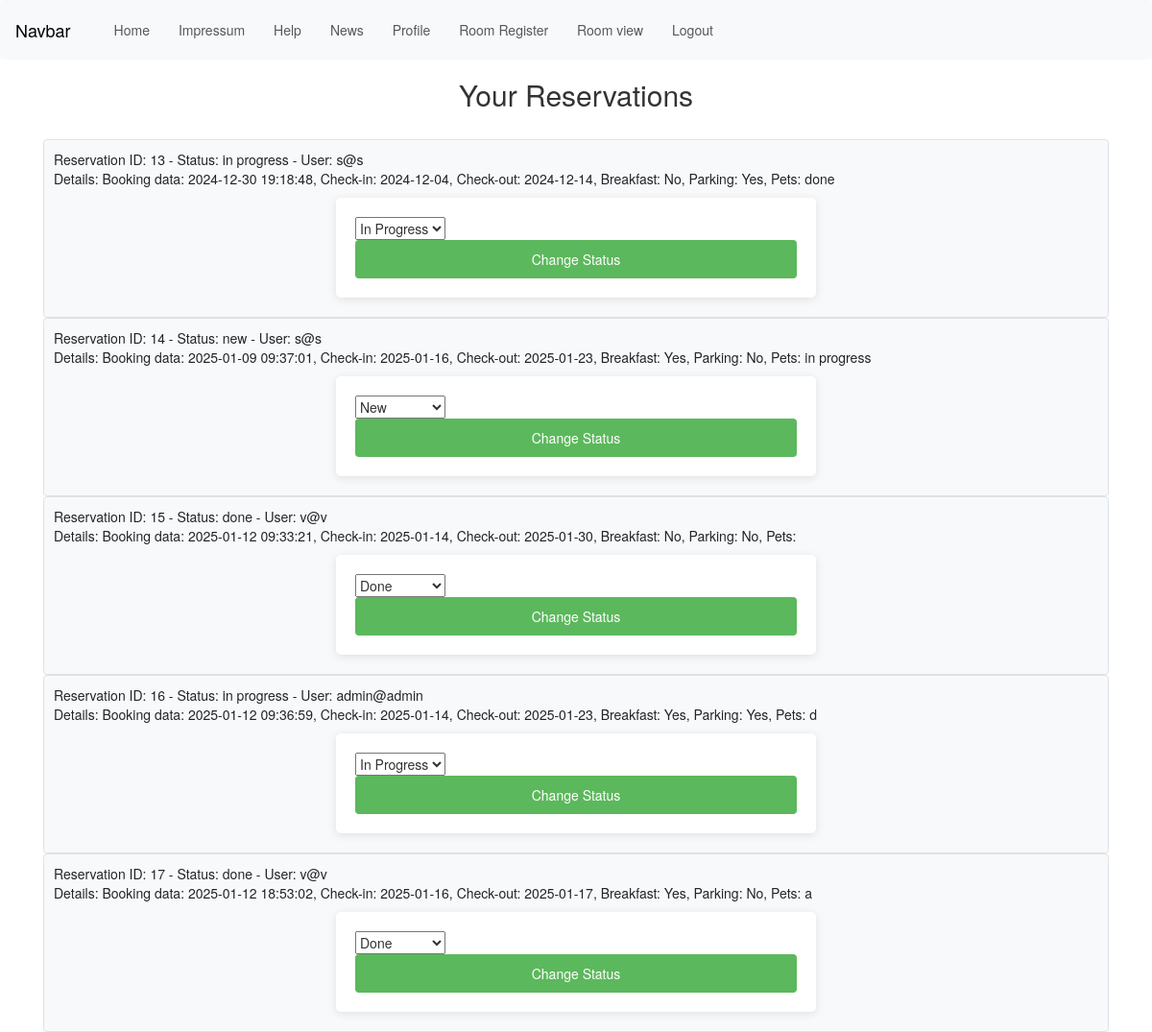
The app's page /inc/view_room.php (signed in), older data.
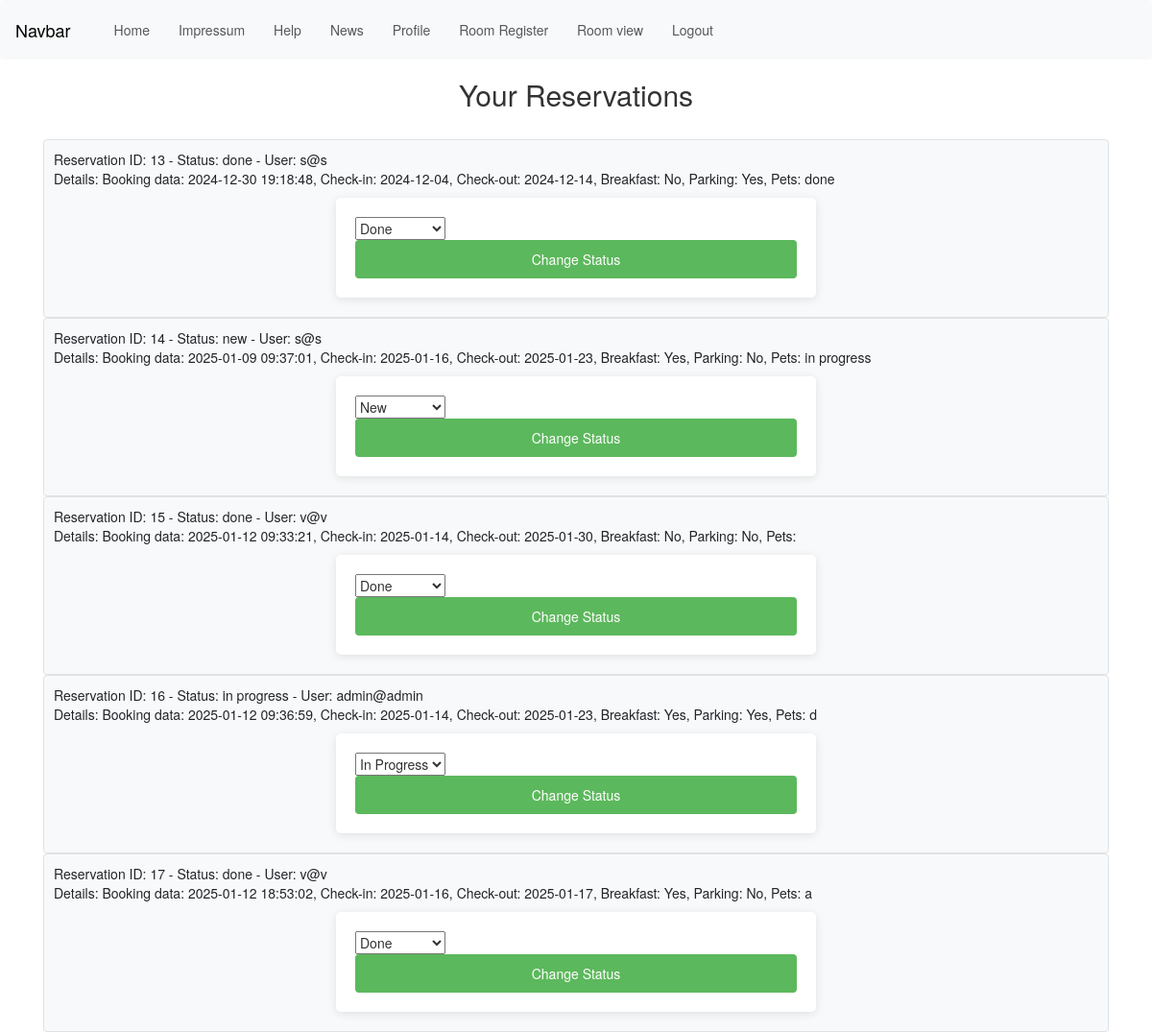
The same page, newer data.
### tables this page shows
CREATE TABLE `rooms` (
  `checkin` date NOT NULL,
  `checkout` date NOT NULL,
  `breakfast` varchar(10) NOT NULL,
  `parking` varchar(10) NOT NULL,
  `pets` varchar(100) NOT NULL,
  `id` int NOT NULL,
  `status` varchar(100) NOT NULL,
  `date` datetime NOT NULL,
  `email` varchar(30) NOT NULL
);

### inc/view_room.php (the view, shortened to what this page needs)
<head>
    <?php include 'head.php'; ?>
    <link rel="stylesheet" href="../res/css/style.css">
</head>
<body>
    <?php
    $tableName = 'rooms';
    include 'navigation.php';
    include 'db.php';
    echo "<h2 style='text-align: center;'>Your Reservations</h2>";
    if ($_SESSION['isAdmin']) {
        $sql = "SELECT * FROM $tableName";
    } else {
        $email = $_SESSION['user_logged_in'];
        $sql = "SELECT * FROM $tableName WHERE email='$email'";
    }
    $result = $db_obj->query($sql);
    $rows = [];
    while ($row = $result->fetch_array(MYSQLI_ASSOC)) {
        $rows[] = $row;
    }
    if (!empty($rows)) {
        echo "<div class='container mt-5'>";
        foreach ($rows as $row) {
            echo "<div class='border p-3 rounded bg-light'>";
            echo "<p class='text-dark font-weight-bold'>Reservation ID: " . $row['id'] . " - Status: {$row['status']}";
            if ($_SESSION['isAdmin']) {
                echo " - User: " . $row['email'];
            }
            echo "<br>";
            echo "Details: Booking data: {$row['date']}, Check-in: {$row['checkin']}, Check-out: {$row['checkout']}, Breakfast: {$row['breakfast']}, Parking: {$row['parking']}, Pets: {$row['pets']}<br>";
            if ($_SESSION['isAdmin']) {
                echo "<form method='POST' action=''>";
                echo "<select name='new_status'>";
                echo "<option value='new'" . ($row['status'] == 'new' ? ' selected' : '') . ">New</option>";
                echo "<option value='in progress'" . ($row['status'] == 'in progress' ? ' selected' : '') . ">In Progress</option>";
                echo "<option value='done'" . ($row['status'] == 'done' ? ' selected' : '') . ">Done</option>";
                echo "</select>";
                echo "<input type='submit' value='Change Status'>";
                echo "</form>";
            }
            echo "</p>";
            echo "</div>";
        }
        echo "</div>";
    } else {
        echo "<p>No reservations found.</p>";
    }
    ?>
</body>

### inc/head.php (shortened to what this page needs)
<head>
    <link href="https://cdn.jsdelivr.net/npm/bootstrap@5.3.3/dist/css/bootstrap.min.css" rel="stylesheet"
>
</head>

### inc/navigation.php (shortened to what this page needs)
<?php
$currentDir = dirname($_SERVER['SCRIPT_FILENAME']);
if (strpos($currentDir, 'inc') !== false) {
    $cssPath = '../';
    $menuPath = '';
} else {
    $cssPath = '';
    $menuPath = 'inc/';
}
$isLoggedIn = isset($_SESSION['user_logged_in']);
$isAdmin = isset($_SESSION['isAdmin']) === true;
?>
<!DOCTYPE html>
<html>
<head>
    <link rel="stylesheet" href="<?php echo $cssPath; ?>res/css/navigation.css">
    <link rel="stylesheet" href="https://maxcdn.bootstrapcdn.com/bootstrap/3.4.1/css/bootstrap.min.css">
</head>
<body>
    <nav class="navbar navbar-expand-lg navbar-light bg-light">
        <a class="navbar-brand" href="#">Navbar</a>
        <div class="collapse navbar-collapse" id="navbarSupportedContent">
            <ul class="navbar-nav mr-auto">
                <li class="nav-item active">
                    <a class="nav-link" href="<?php echo $cssPath; ?>index.php">Home</a>
                </li>
                <li class="nav-item active">
                    <a class="nav-link" href="<?php echo $menuPath; ?>impressum_new.php">Impressum</a>
                </li>
                <li class="nav-item active">
                    <a class="nav-link" href="<?php echo $menuPath; ?>help.php">Help</a>
                </li>
                <li class="nav-item active">
                    <a class="nav-link" href="<?php echo $menuPath; ?>news.php">News</a>
                </li>
                <?php if ($isLoggedIn || $isAdmin): ?>
                    <li class="nav-item active"><a class="nav-link" href="<?php echo $menuPath; ?>profile.php">Profile</a>
                    </li>
                    <li class="nav-item active"><a class="nav-link" href="<?php echo $menuPath; ?>room_reg.php">Room
                            Register</a></li>
                    <li class="nav-item active"><a class="nav-link" href="<?php echo $menuPath; ?>view_room.php">Room
                            view</a></li>
                    <li class="nav-item active"><a class="nav-link" href="<?php echo $menuPath; ?>logout.php">Logout</a>
                    </li>
                <?php endif; ?>
            </ul>
        </div>
    </nav>
</body>
</html>

### res/css/style.css (style rules this page uses)
form { background: white; padding: 20px; border-radius: 5px; box-shadow: 0 2px 10px rgba(0, 0, 0, 0.1); width: 500px; margin: auto; }
input[type="submit"] { background-color: #5cb85c; color: white; border: none; padding: 10px; border-radius: 4px; cursor: pointer; width: 100%; }

### res/css/navigation.css (style rules this page uses)
nav { background-color: #333; padding: 10px; }
nav ul { list-style-type: none; margin: 0; padding: 0; display: flex; }
nav ul li { margin-right: 20px; }
nav ul li a { color: white; text-decoration: none; padding: 8px 16px; transition: background-color 0.3s; }

Row changes from the older to the newer data that the page shows:
changed rooms id 13: status "in progress" → "done"; new_status "In Progress" → "Done"
